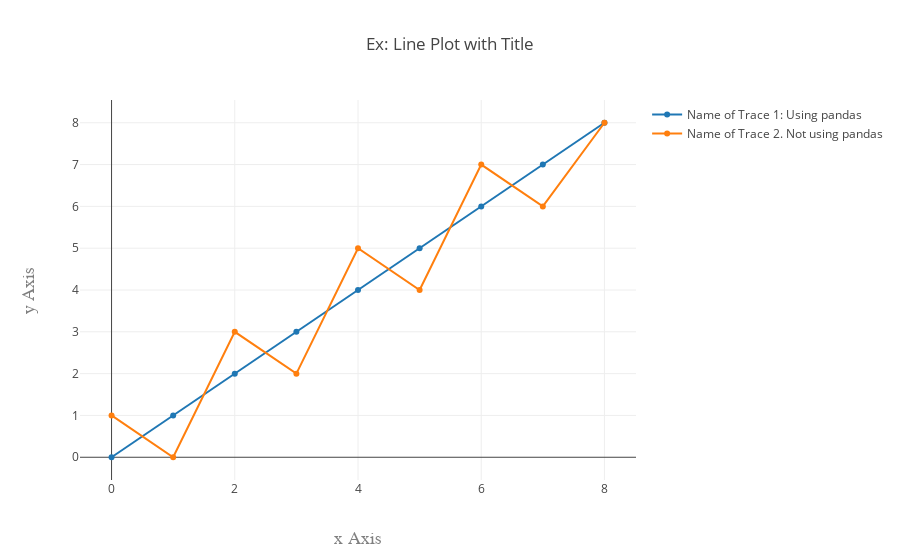

Write notebook code for a chart like this one.
### Markdown cell above
### Scatter plot

* text
* vline n hline
* legends
* xlabel n ylabel
* title

### Code cell
x=[0, 1, 2, 3, 4, 5, 6, 7, 8]
y=[0, 1, 2, 3, 4, 5, 6, 7, 8]

df = pd.DataFrame({'x': x, 'y': y})
df.head()


trace1 =     go.Scatter(
        x=df['x'], # assign x as the dataframe column 'x'
        y=df['y'],
        name='Name of Trace 1: Using pandas'
    )

trace2 = go.Scatter(
    x=[0, 1, 2, 3, 4, 5, 6, 7, 8],
    y=[1, 0, 3, 2, 5, 4, 7, 6, 8],
    name='Name of Trace 2. Not using pandas'
)

layout = go.Layout(
    title='Ex: Line Plot with Title',
    xaxis=dict(
        title='x Axis',
        titlefont=dict(
            family='Courier New, monospace',
            size=18,
            color='#7f7f7f'
        )
    ),
    yaxis=dict(
        title='y Axis',
        titlefont=dict(
            family='Courier New, monospace',
            size=18,
            color='#7f7f7f'
        )
    )
)

data = [ trace1, trace2]

fig = go.Figure(data=data, layout=layout)
plotly.offline.iplot(fig)

### Figure 1 — Plotly figure (JSON) as saved in the notebook; plotly's stock layout.template omitted (floating-point values rounded to 4 significant figures)
{"data": [{"name": "Name of Trace 1: Using pandas", "type": "scatter", "uid": "418480c2-3969-11e9-8ae3-080027daca25", "x": [0, 1, 2, 3, 4, 5, 6, 7, 8], "y": [0, 1, 2, 3, 4, 5, 6, 7, 8]}, {"name": "Name of Trace 2. Not using pandas", "type": "scatter", "uid": "418480c3-3969-11e9-8ae3-080027daca25", "x": [0, 1, 2, 3, 4, 5, 6, 7, 8], "y": [1, 0, 3, 2, 5, 4, 7, 6, 8]}], "layout": {"title": "Ex: Line Plot with Title", "xaxis": {"title": "x Axis", "titlefont": {"color": "#7f7f7f", "family": "Courier New, monospace", "size": 18}}, "yaxis": {"title": "y Axis", "titlefont": {"color": "#7f7f7f", "family": "Courier New, monospace", "size": 18}}}}
